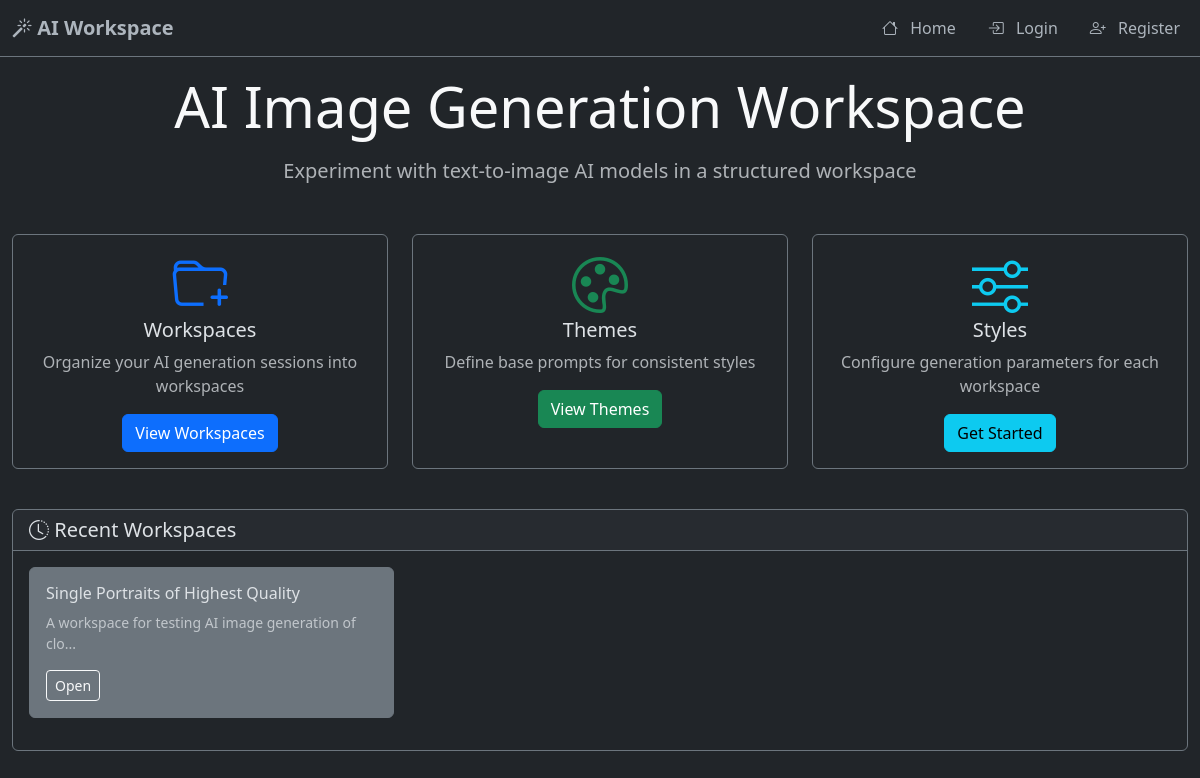
The page / on the database its author committed.
### models.py (models this page shows, shortened)
class Workspace(db.Model):
    __tablename__ = 'workspaces'
    id = db.Column(db.Integer, primary_key=True)
    name = db.Column(db.String(100), nullable=False)
    slug = db.Column(db.String(100), nullable=False, unique=True)  # URL-safe version of name
    description = db.Column(db.Text, nullable=True)
    user_id = db.Column(db.Integer, db.ForeignKey('users.id'), nullable=False)
    theme_id = db.Column(db.Integer, db.ForeignKey('themes.id'), nullable=True)
    created_at = db.Column(db.DateTime, default=datetime.utcnow)
    updated_at = db.Column(db.DateTime, default=datetime.utcnow, onupdate=datetime.utcnow)
    theme = db.relationship('Theme', backref='workspaces')
    styles = db.relationship('Style', backref='workspace', lazy=True, cascade='all, delete-orphan')
    chat_messages = db.relationship('ChatMessage', backref='workspace', lazy=True, cascade='all, delete-orphan')
    generated_images = db.relationship('GeneratedImage', backref='workspace', lazy=True, cascade='all, delete-orphan')

### app.py (the view)
@app.route('/')
def index():
    workspaces = Workspace.query.order_by(Workspace.updated_at.desc()).all()
    return render_template('index.html', workspaces=workspaces)

### app.py (called while the page is built)
@app.context_processor
def inject_now():
    return {'now': datetime.utcnow()}

### templates/index.html (shortened to what this page needs)
{% extends "base.html" %}
{% block content %}
<div class="container-fluid">
    <div class="text-center mb-5">
        <h1 class="display-4 mb-3">AI Image Generation Workspace</h1>
        <p class="lead text-muted">Experiment with text-to-image AI models in a structured workspace</p>
    </div>
    <div class="row mb-4">
        <div class="col-md-4 mb-3">
            <div class="card bg-dark border-secondary h-100">
                <div class="card-body text-center">
                    <i class="bi bi-folder-plus display-4 text-primary mb-3"></i>
                    <h5>Workspaces</h5>
                    <p class="text-muted">Organize your AI generation sessions into workspaces</p>
                    <a href="{{ url_for('list_workspaces') }}" class="btn btn-primary">View Workspaces</a>
                </div>
            </div>
        </div>
        <div class="col-md-4 mb-3">
            <div class="card bg-dark border-secondary h-100">
                <div class="card-body text-center">
                    <i class="bi bi-palette display-4 text-success mb-3"></i>
                    <h5>Themes</h5>
                    <p class="text-muted">Define base prompts for consistent styles</p>
                    <a href="{{ url_for('list_themes') }}" class="btn btn-success">View Themes</a>
                </div>
            </div>
        </div>
        <div class="col-md-4 mb-3">
            <div class="card bg-dark border-secondary h-100">
                <div class="card-body text-center">
                    <i class="bi bi-sliders display-4 text-info mb-3"></i>
                    <h5>Styles</h5>
                    <p class="text-muted">Configure generation parameters for each workspace</p>
                    <a href="{{ url_for('list_workspaces') }}" class="btn btn-info">Get Started</a>
                </div>
            </div>
        </div>
    </div>
    {% if workspaces %}
    <div class="card bg-dark border-secondary">
        <div class="card-header border-secondary">
            <h5 class="mb-0"><i class="bi bi-clock-history"></i> Recent Workspaces</h5>
        </div>
        <div class="card-body">
            <div class="row">
                {% for workspace in workspaces[:3] %}
                <div class="col-md-4 mb-3">
                    <div class="card bg-secondary border-secondary">
                        <div class="card-body">
                            <h6 class="card-title">{{ workspace.name }}</h6>
                            <p class="card-text small text-muted">{{ workspace.description[:50] }}{% if workspace.description and workspace.description|length > 50 %}...{% endif %}</p>
                            <a href="{{ url_for('view_workspace', workspace_id=workspace.id) }}" class="btn btn-sm btn-outline-light">Open</a>
                        </div>
                    </div>
                </div>
                {% endfor %}
            </div>
        </div>
    </div>
    {% endif %}
</div>
{% endblock %}

### rows shown on the page
Workspace: name "Single Portraits of Highest Quality", description "A workspace for testing AI image generation of clo"
